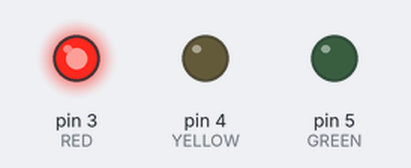
A sketch run on a simulated Arduino Uno, built with avr-gcc and run on an emulated ATmega328P. On the bench: output pins drawn as LEDs (lit = HIGH). What the sketch prints to the serial monitor is not drawn.

Above: at 1.7 s.
At 2.7 s:
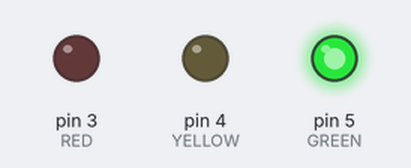
At 6.7 s:
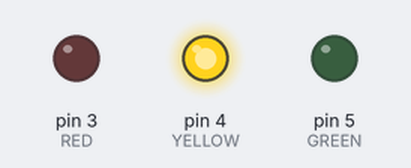
Timing chart, 0 to 8.1 s (numbered marks = the images above):
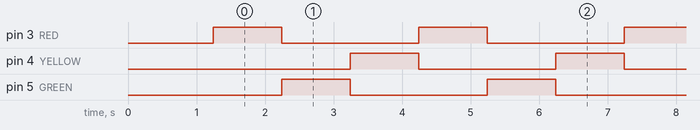

The sketch:

3CH_traffic.ino
```cpp
#define RED 3
#define YELLOW 4
#define GREEN 5


void setup() {

delay(750);

Serial.begin(9600);

pinMode(RED, OUTPUT);     // RED
pinMode(YELLOW, OUTPUT);  // YELLOW
pinMode(GREEN, OUTPUT);   // GREEN

digitalWrite(RED, LOW);
digitalWrite(YELLOW, LOW);
digitalWrite(GREEN, LOW);

Serial.println(" ---------------------------------------------");
Serial.println("|                Programmable                 |");
Serial.println("|     3 Channel traffic Light Controller      |");
Serial.println("|                                             |");
Serial.println("|      110VAC ... 240VAC / 50HZ and 60HZ      |");
Serial.println("|           Load power up to 5 Apms           |");
Serial.println("|             MCU ATMEGA8 @ 16MHz             |");
Serial.println("|                                             |");
Serial.println("| Designed and assembled by www.IOTMUG.com    |");
Serial.println("|              15 OCT 2024                    |");
Serial.println(" ---------------------------------------------");

}


void RED_ON (int delay_ms) {

digitalWrite(RED, HIGH);
delay(delay_ms);
}

void YELLOW_ON (int delay_ms) {

digitalWrite(YELLOW, HIGH);
delay(delay_ms);
}

void GREEN_ON (int delay_ms) {

digitalWrite(GREEN, HIGH);
delay(delay_ms);
}


void RED_OFF () {

digitalWrite(RED, LOW);
}

void YELLOW_OFF () {

digitalWrite(YELLOW, LOW);
}

void GREEN_OFF () {

digitalWrite(GREEN, LOW);
}


void loop() {

RED_ON (1000);   // RED light ON for 700ms
RED_OFF();

GREEN_ON(1000);    // GREEN light turn ON for 700ms
GREEN_OFF();

YELLOW_ON (1000);  // YELLOW light turn for ON 700ms
YELLOW_OFF();


}
```

Measured:
- by itself, pin 3 (RED), pin 4 (YELLOW), pin 5 (GREEN): alternates HIGH for 1.0 s and LOW for 2.0 s
- by itself, everything shown: repeats every 3.0 s, in 4 steps
